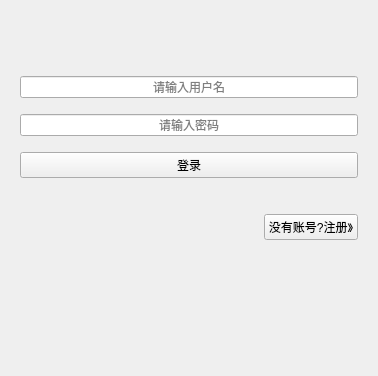
<?xml version="1.0" encoding="UTF-8"?>
<ui version="4.0">
 <class>PageLogin</class>
 <widget class="QWidget" name="PageLogin">
  <property name="geometry">
   <rect>
    <x>0</x>
    <y>0</y>
    <width>378</width>
    <height>376</height>
   </rect>
  </property>
  <property name="windowTitle">
   <string>Form</string>
  </property>
  <layout class="QVBoxLayout" name="verticalLayout">
   <property name="spacing">
    <number>16</number>
   </property>
   <property name="leftMargin">
    <number>20</number>
   </property>
   <property name="rightMargin">
    <number>20</number>
   </property>
   <item>
    <spacer name="verticalSpacer">
     <property name="orientation">
      <enum>Qt::Vertical</enum>
     </property>
     <property name="sizeHint" stdset="0">
      <size>
       <width>20</width>
       <height>65</height>
      </size>
     </property>
    </spacer>
   </item>
   <item>
    <widget class="QLineEdit" name="editUser">
     <property name="inputMask">
      <string/>
     </property>
     <property name="alignment">
      <set>Qt::AlignCenter</set>
     </property>
     <property name="placeholderText">
      <string>请输入用户名</string>
     </property>
    </widget>
   </item>
   <item>
    <widget class="QLineEdit" name="editPass">
     <property name="echoMode">
      <enum>QLineEdit::Password</enum>
     </property>
     <property name="alignment">
      <set>Qt::AlignCenter</set>
     </property>
     <property name="placeholderText">
      <string>请输入密码</string>
     </property>
    </widget>
   </item>
   <item>
    <widget class="QPushButton" name="btnLogin">
     <property name="text">
      <string>登录</string>
     </property>
    </widget>
   </item>
   <item>
    <layout class="QHBoxLayout" name="horizontalLayout_2">
     <property name="topMargin">
      <number>20</number>
     </property>
     <item>
      <spacer name="horizontalSpacer">
       <property name="orientation">
        <enum>Qt::Horizontal</enum>
       </property>
       <property name="sizeHint" stdset="0">
        <size>
         <width>40</width>
         <height>20</height>
        </size>
       </property>
      </spacer>
     </item>
     <item>
      <widget class="QPushButton" name="btnAddUser">
       <property name="text">
        <string>没有账号?注册》</string>
       </property>
      </widget>
     </item>
    </layout>
   </item>
   <item>
    <spacer name="verticalSpacer_3">
     <property name="orientation">
      <enum>Qt::Vertical</enum>
     </property>
     <property name="sizeHint" stdset="0">
      <size>
       <width>20</width>
       <height>47</height>
      </size>
     </property>
    </spacer>
   </item>
   <item>
    <spacer name="verticalSpacer_2">
     <property name="orientation">
      <enum>Qt::Vertical</enum>
     </property>
     <property name="sizeHint" stdset="0">
      <size>
       <width>20</width>
       <height>46</height>
      </size>
     </property>
    </spacer>
   </item>
  </layout>
 </widget>
 <resources/>
 <connections/>
</ui>
